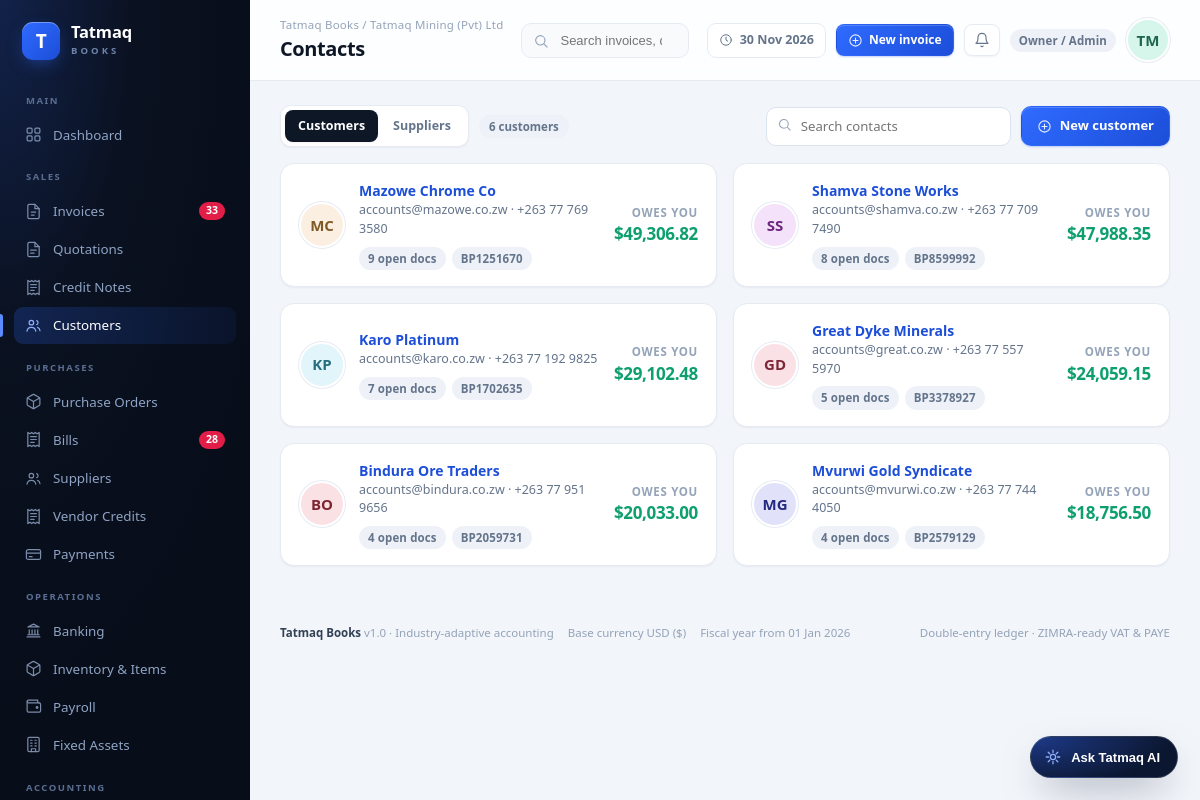
/contacts (signed in), run on the app's committed database.
### tables this page shows
CREATE TABLE companies(
 id INTEGER PRIMARY KEY, name TEXT, industry TEXT, currency TEXT DEFAULT 'USD', symbol TEXT DEFAULT '$',
 tax_name TEXT DEFAULT 'VAT', tax_rate REAL DEFAULT 15, address TEXT, email TEXT, phone TEXT,
 fiscal_start TEXT, created_at TEXT);

CREATE TABLE users(
 id INTEGER PRIMARY KEY, company_id INT, name TEXT, email TEXT, role TEXT, status TEXT,
 password_hash TEXT, last_login TEXT, created_at TEXT);

CREATE TABLE contacts(
 id INTEGER PRIMARY KEY, company_id INT, type TEXT, name TEXT, company TEXT, email TEXT, phone TEXT,
 address TEXT, tax_no TEXT, created_at TEXT);

### app.py (the view)
@app.route("/contacts")
def contacts():
    c = company()
    tab = request.args.get("tab", "customer")
    rows = A.contacts_with_balance(conn(), c["id"], tab)
    return render_template("contacts.html", rows=rows, tab=tab, title="Contacts")

### analytics.py (called while the page is built)
def contacts_with_balance(conn, cid, ctype):
    tbl, col = ("invoices", "contact_id") if ctype == "customer" else ("bills", "vendor_id")
    rows = conn.execute(f"""SELECT c.*, COALESCE(SUM(t.total-t.amount_paid),0) bal, COUNT(t.id) cnt
        FROM contacts c LEFT JOIN {tbl} t ON t.{col}=c.id AND t.total-t.amount_paid>0.01
        WHERE c.company_id=? AND c.type=? GROUP BY c.id ORDER BY bal DESC""", (cid, ctype)).fetchall()
    return [dict(r) for r in rows]

### app.py (called while the page is built, shortened)
@app.before_request
def _guard():
    if request.endpoint is None or request.endpoint in PUBLIC_ENDPOINTS:
        return None
    ident, source = auth.resolve_identity()
    if not ident:
        if request.path.startswith("/api/"):
            return jsonify({"error": "unauthorised"}), 401
        return redirect(url_for("login", next=request.path))
    g.ident = ident
    g.perms = auth.permissions(ident["role"])
    return None

def conn():
    if "conn" not in g:
        g.conn = db.connect()
    return g.conn

@app.teardown_appcontext
def close_conn(exc):
    c = g.pop("conn", None)
    if c is not None:
        c.close()

def company():
    if "company_row" not in g:
        g.company_row = conn().execute("SELECT * FROM companies WHERE id=?",
                                       (g.ident["company_id"],)).fetchone()
    return g.company_row

@app.context_processor
def inject():
    ident = getattr(g, "ident", None)
    perms = getattr(g, "perms", None)
    c = company()
    overdue = conn().execute("""SELECT COUNT(*) c FROM invoices WHERE company_id=?
        AND total-amount_paid>0.01 AND due_date<?""", (c["id"], str(date.today()))).fetchone()["c"]
    bills_over = conn().execute("""SELECT COUNT(*) c FROM bills WHERE company_id=?
        AND total-amount_paid>0.01 AND due_date<?""", (c["id"], str(date.today()))).fetchone()["c"]
    return dict(company=dict(c), profiles=db.PROFILES, now=date.today(),
                overdue_count=overdue, bills_overdue_count=bills_over,
                status_of=status_of, nav_path=request.path, ident=ident, perms=perms,
                roles=auth.ROLES)

@app.template_filter("money")
def f_money(v, dec=2):
    try:
        v = float(v or 0)
    except Exception:
        return v
    return f"{'-' if v < 0 else ''}{abs(v):,.{dec}f}"

@app.template_filter("ddate")
def f_date(v):
    if not v:
        return ""
    try:
        return date.fromisoformat(str(v)[:10]).strftime("%d %b %Y")
    except Exception:
        return v

### templates/contacts.html (shortened to what this page needs)
{% extends "base.html" %}
{% from "_icons.html" import icon %}
{% block content %}
{% set sym = company.symbol %}
<div class="toolbar">
  <div class="tabs">
    <a class="{{ 'active' if tab == 'customer' }}" href="/contacts?tab=customer">Customers</a>
    <a class="{{ 'active' if tab == 'vendor' }}" href="/contacts?tab=vendor">Suppliers</a>
  </div>
  <span class="count-pill">{{ rows|length }} {{ 'customers' if tab == 'customer' else 'suppliers' }}</span>
  <form class="search-inline" method="get" action="/contacts" style="margin-left:auto">
    {{ icon('search', 15) }}
    <input class="input" name="q" placeholder="Search contacts">
  </form>
  <a class="btn" href="/contacts/new?type={{ tab }}">{{ icon('plus', 15) }} New {{ 'customer' if tab == 'customer' else 'supplier' }}</a>
</div>
<div class="dash-grid g2">
{% for r in rows %}
  <a class="card" href="/contacts/{{ r.id }}" style="display:flex;gap:14px;padding:16px 18px;align-items:center">
    <div class="avatar lg" style="background:hsl({{ r.name|avatar_hue }} 70% 93%);color:hsl({{ r.name|avatar_hue }} 55% 32%);width:46px;height:46px">{{ r.name|initials }}</div>
    <div style="min-width:0;flex:1">
      <div style="font-weight:650;font-size:14px">{{ r.name }}</div>
      <div class="small muted">{{ r.email or '—' }} · {{ r.phone or '' }}</div>
      <div class="row mt1" style="gap:6px">
        <span class="chip chip-muted">{{ r.cnt }} open doc{{ '' if r.cnt == 1 else 's' }}</span>
        {% if r.tax_no %}<span class="chip chip-muted">{{ r.tax_no }}</span>{% endif %}
      </div>
    </div>
    <div class="right">
      <div class="tiny faint" style="font-weight:700;letter-spacing:.06em">{{ 'OWES YOU' if tab == 'customer' else 'YOU OWE' }}</div>
      <div style="font-weight:750;font-size:17px;letter-spacing:-.02em;color:{{ 'var(--ink)' if r.bal <= 0.01 else ('var(--good)' if tab == 'customer' else 'var(--warn)') }}">
        {{ sym }}{{ r.bal|money }}</div>
    </div>
  </a>
{% else %}
  <div class="card span2"><div class="empty">{{ icon('users', 32) }}<b>No {{ 'customers' if tab == 'customer' else 'suppliers' }} yet</b>Add your first contact to start transacting.</div></div>
{% endfor %}
</div>
{% endblock %}

### templates/base.html (shortened to what this page needs)
<!doctype html>
<html lang="en">
<head>
<link rel="stylesheet" href="{{ url_for('static', filename='style.css') }}">
</head>
<body>
{% from "_icons.html" import icon %}
{% set p = nav_path %}
<div class="shell">
  <aside class="sidebar">
    <a class="brand" href="/">
      <div class="brand-mark">T</div>
      <div>
        <div class="brand-name">Tatmaq</div>
        <div class="brand-sub">BOOKS</div>
      </div>
    </a>
    <nav>
      <div class="nav-sec">Main</div>
      <a class="nav-item {{ 'active' if p == '/' }}" href="/">{{ icon('grid',17) }} Dashboard</a>
      <div class="nav-sec">Sales</div>
      <a class="nav-item {{ 'active' if p.startswith('/invoices') }}" href="/invoices">
        {{ icon('file',17) }} Invoices
        {% if overdue_count %}<span class="nav-badge">{{ overdue_count }}</span>{% endif %}
      </a>
      <a class="nav-item {{ 'active' if p.startswith('/quotes') }}" href="/quotes">{{ icon('quote',17) }} Quotations</a>
      <a class="nav-item {{ 'active' if p.startswith('/credit-notes') }}" href="/credit-notes">{{ icon('receipt',17) }} Credit Notes</a>
      <a class="nav-item {{ 'active' if p.startswith('/contacts') and request.args.get('tab','customer') == 'customer' }}" href="/contacts?tab=customer">{{ icon('users',17) }} Customers</a>
      {% if perms.full_view %}<div class="nav-sec">Purchases</div>
      <a class="nav-item {{ 'active' if p.startswith('/purchase-orders') }}" href="/purchase-orders">{{ icon('box',17) }} Purchase Orders</a>
      <a class="nav-item {{ 'active' if p.startswith('/bills') }}" href="/bills">
        {{ icon('receipt',17) }} Bills
        {% if bills_overdue_count %}<span class="nav-badge">{{ bills_overdue_count }}</span>{% endif %}
      </a>
      <a class="nav-item {{ 'active' if p.startswith('/contacts') and request.args.get('tab') == 'vendor' }}" href="/contacts?tab=vendor">{{ icon('users',17) }} Suppliers</a>
      <a class="nav-item {{ 'active' if p.startswith('/vendor-credits') }}" href="/vendor-credits">{{ icon('receipt',17) }} Vendor Credits</a>
      <a class="nav-item {{ 'active' if p.startswith('/payments') }}" href="/payments">{{ icon('card',17) }} Payments</a>
      {% endif %}
      <div class="nav-sec">Operations</div>
      {% if perms.full_view %}
      <a class="nav-item {{ 'active' if p.startswith('/banking') }}" href="/banking">{{ icon('bank',17) }} Banking</a>
      {% endif %}
      <a class="nav-item {{ 'active' if p.startswith('/inventory') }}" href="/inventory">{{ icon('box',17) }} Inventory &amp; Items</a>
      {% if perms.full_view %}
      <a class="nav-item {{ 'active' if p.startswith('/payroll') }}" href="/payroll">{{ icon('wallet',17) }} Payroll</a>
      <a class="nav-item {{ 'active' if p.startswith('/assets') }}" href="/assets">{{ icon('building',17) }} Fixed Assets</a>
      {% endif %}
      <div class="nav-sec">Accounting</div>
    </nav>
        {% set ind = profiles[company.industry] %}
  </aside>
  <div class="main">
    <header class="topbar">
      <div class="page-id">
        <div class="crumb">Tatmaq Books / {{ company.name }}</div>
        <h1>{{ title }}</h1>
      </div>
      <form class="searchbar" action="/invoices" method="get">
        {{ icon('search', 16) }}
        <input type="search" name="q" placeholder="Search invoices, quotations, customers…" value="{{ request.args.get('q','') }}">
      </form>
      <div class="top-actions">
        <span class="chip-date">{{ icon('clock', 14) }} {{ now.strftime('%d %b %Y') }}</span>
        {% if perms.write %}<a class="btn sm" href="/invoices/new">{{ icon('plus', 15) }} New invoice</a>{% endif %}
        <a href="/invoices?status=overdue" title="Alerts" class="btn soft sm" style="padding:7px 9px">
          {{ icon('bell', 16) }}
        </a>
        <span class="chip {{ 'chip-info' if perms.is_demo else 'chip-muted' }}" style="white-space:nowrap">{{ perms.role_label }}</span>
        <a class="avatar lg" href="/settings" title="{{ ident.name }} · {{ perms.role_label }}"
           style="background:hsl(160 60% 90%);color:hsl(160 55% 26%)">{{ ident.name|initials }}</a>
      </div>
    </header>
    <main class="content">
      {% block content %}{% endblock %}
    </main>
    <footer class="foot">
      <span><b style="color:var(--ink-2)">Tatmaq Books</b> v1.0 · Industry-adaptive accounting</span>
      <span>Base currency {{ company.currency }} ({{ company.symbol }})</span>
      <span>Fiscal year from {{ company.fiscal_start|ddate }}</span>
      <span style="margin-left:auto">Double-entry ledger · ZIMRA-ready VAT &amp; PAYE</span>
    </footer>
  </div>
</div>
<button class="ai-fab" id="ai-fab" type="button">
  <span class="spark">{{ icon('sparkle', 18) }}</span> Ask Tatmaq AI
</button>
</body>
</html>

### data on the page
companies: name "Tatmaq Mining (Pvt) Ltd", currency "USD", symbol "$", fiscal_start|ddate "01 Jan 2026"
users: name|initials "TM"
contacts: name|initials "MC", name "Mazowe Chrome Co", email "accounts@mazowe.co.zw", phone "+263 77 769 3580", cnt "9", cnt "s", tax_no "BP1251670", value "OWES YOU", sym "$", bal "49,306.82"
contacts: name|initials "SS", name "Shamva Stone Works", email "accounts@shamva.co.zw", phone "+263 77 709 7490", cnt "8", cnt "s", tax_no "BP8599992", value "OWES YOU", sym "$", bal "47,988.35"
contacts: name|initials "KP", name "Karo Platinum", email "accounts@karo.co.zw", phone "+263 77 192 9825", cnt "7", cnt "s", tax_no "BP1702635", value "OWES YOU", sym "$", bal "29,102.48"
contacts: name|initials "GD", name "Great Dyke Minerals", email "accounts@great.co.zw", phone "+263 77 557 5970", cnt "5", cnt "s", tax_no "BP3378927", value "OWES YOU", sym "$", bal "24,059.15"
contacts: name|initials "BO", name "Bindura Ore Traders", email "accounts@bindura.co.zw", phone "+263 77 951 9656", cnt "4", cnt "s", tax_no "BP2059731", value "OWES YOU", sym "$", bal "20,033.00"
contacts: name|initials "MG", name "Mvurwi Gold Syndicate", email "accounts@mvurwi.co.zw", phone "+263 77 744 4050", cnt "4", cnt "s", tax_no "BP2579129", value "OWES YOU", sym "$", bal "18,756.50"

### other printed values
{{ overdue_count }} "33"
{{ bills_overdue_count }} "28"
{{ title }} "Contacts"
{{ perms.role_label }} "Owner / Admin"
{{ rows|length }} "6"
{{ 'customers' if tab == 'customer' else 'suppliers' }} "customers"
{{ 'customer' if tab == 'customer' else 'supplier' }} "customer"
